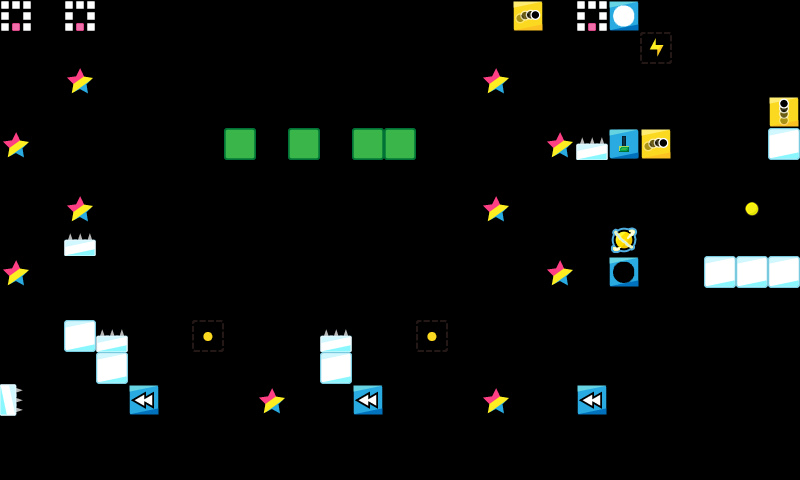

This game map was drawn from its Tiled (.tmx) file and the tilesets committed beside it. A one-line description and the trimmed map source follow:
An orthogonal 25x15 tile map with 32x32 px tiles, 1 tile layer (map) and 4 objects (4x Asteroid).

<map version="1.0" orientation="orthogonal" renderorder="right-down" width="25" height="15" tilewidth="32" tileheight="32" nextobjectid="5">
 <properties>
  <property name="ad" value="false" />
 </properties>
 <tileset firstgid="1" name="map_tiles" tilewidth="32" tileheight="32" tilecount="225" columns="15">
  <image source="../../img/map_tiles.png" width="480" height="480" />
 </tileset>
 <layer name="map" width="25" height="15">
  <data>[375 cells, 43 non-empty, 15 distinct tile ids]</data>
 </layer>
 <objectgroup color="#ffffff" name="Object Layer 1">
  <object id="1" name="Asteroid" x="288" y="0" width="32" height="32">
   <properties>
    <property name="speed" value="0.3" />
   </properties>
  </object>
  <object id="2" name="Asteroid" x="384" y="0" width="32" height="32">
   <properties>
    <property name="speed" value="0.3" />
   </properties>
  </object>
  <object id="3" name="Asteroid" x="352" y="0" width="32" height="32">
   <properties>
    <property name="speed" value="0.3" />
   </properties>
  </object>
  <object id="4" name="Asteroid" x="224" y="0" width="32" height="32">
   <properties>
    <property name="speed" value="0.3" />
   </properties>
  </object>
 </objectgroup>
</map>
